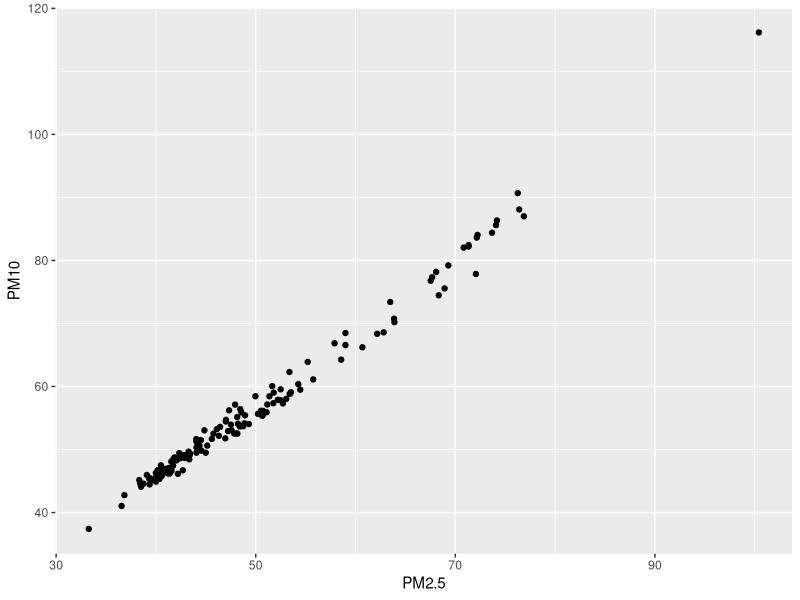
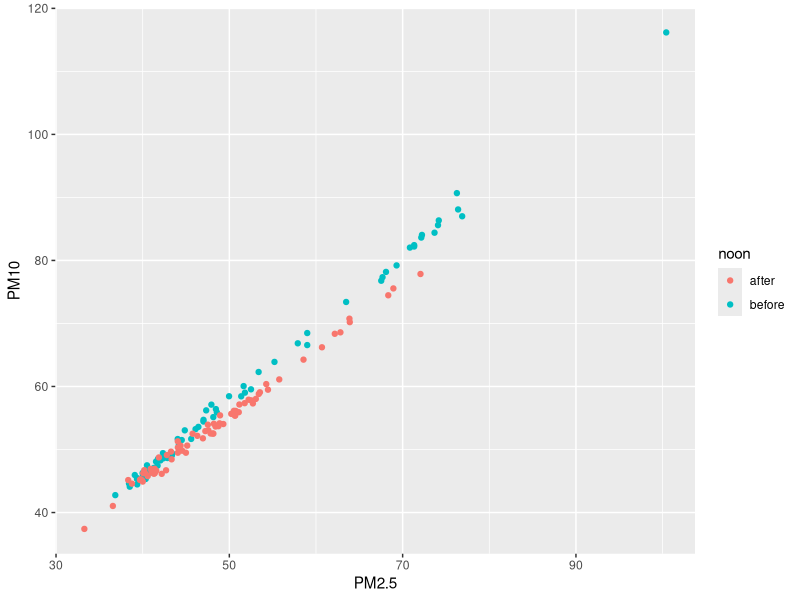
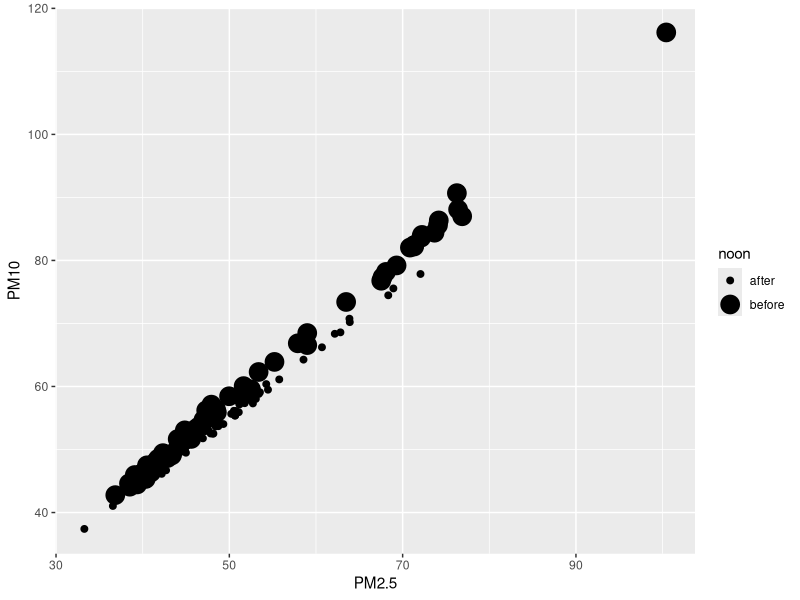
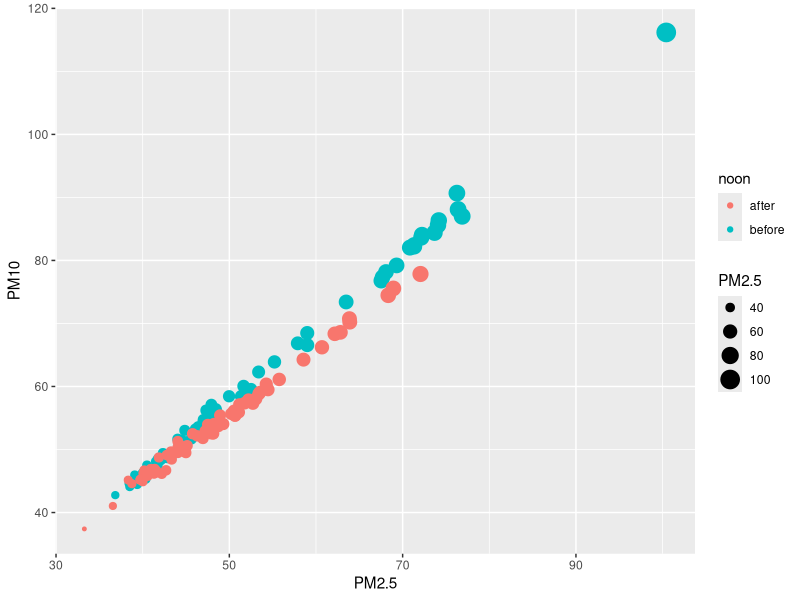
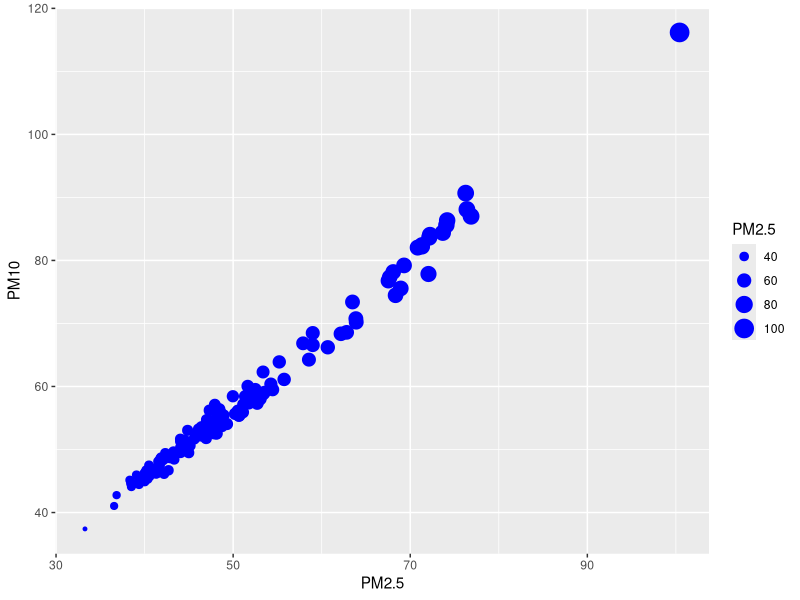
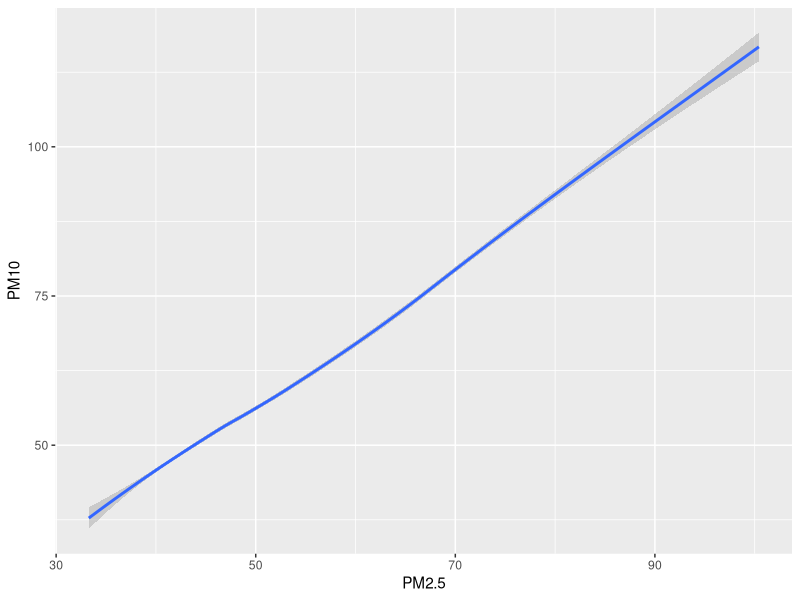
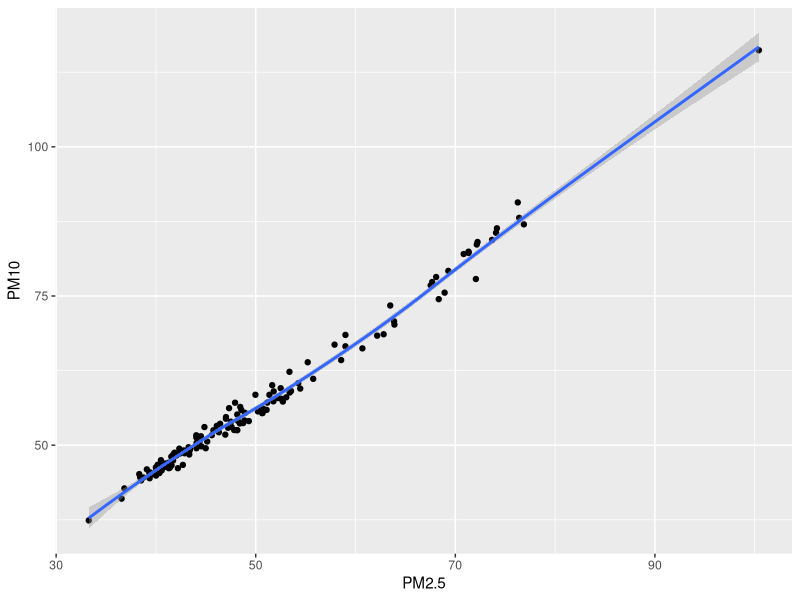
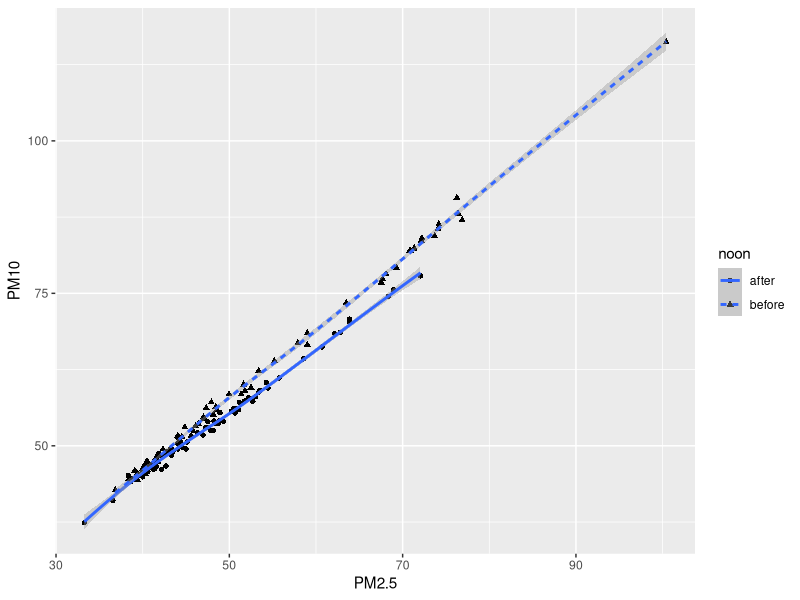

R code for these plots, in order:
## 9 - ggplot
##
## Author: Bo Zhang
##
## Date Created: 6/6/2022
##
## ---------------------------
##
## Special notes:
##   for CARE 2022 students
##
## ---------------------------

# load the libraries
library(tidyverse)
library(reshape2)
library(gridExtra)

# set working directory and import datasets
# setwd("dir")
Edgewater <- read.csv("Edgewater_B_20210101.csv")

# update column name
names(Edgewater)[2:4] <- c("PM1.0", "PM2.5", "PM10")

# add a factor indicating if record is before or after noon
Edgewater$noon <- NA
Edgewater[1:72,]$noon <- "before"
Edgewater[73:144,]$noon <- "after"

# add a factor indicating pm2.5 level
Edgewater$level_2.5 <- NULL
Edgewater <- within(Edgewater, {
  level_2.5 <- NA
  level_2.5[PM2.5 > 60] <- "High"
  level_2.5[PM2.5 <= 60 & PM2.5 > 40] <- "Mid"
  level_2.5[PM2.5 <= 40] <- "Low"
})

# add local time column
Edgewater$Time <- ymd_hms(Edgewater$created_at, tz = "UTC")
Edgewater$Time_local <- with_tz(Edgewater$Time, "America/Chicago")

# use the function ggplot() to start plotting
# add one or more layers to ggplot()
ggplot(data = Edgewater) + 
  geom_point(mapping = aes(x = PM2.5, y = PM10))
ggplot(data = Edgewater) + 
  geom_point(mapping = aes(x = PM2.5, y = PM10, color = noon))
ggplot(data = Edgewater) + 
  geom_point(mapping = aes(x = PM2.5, y = PM10, size = noon))
ggplot(data = Edgewater) + 
  geom_point(mapping = aes(x = PM2.5, y = PM10, color = noon, size = PM2.5))

# if you want to set the aesthetics manually, set them outside of aes()
ggplot(data = Edgewater) + 
  geom_point(mapping = aes(x = PM2.5, y = PM10, size = PM2.5), color = "blue")

# Scatterplot with smooth lines
ggplot(data = Edgewater) + 
  geom_smooth(mapping = aes(x = PM2.5, y = PM10))

ggplot(data = Edgewater) + 
  geom_point(mapping = aes(x = PM2.5, y = PM10)) +
  geom_smooth(mapping = aes(x = PM2.5, y = PM10))

ggplot(data = Edgewater) + 
  geom_point(mapping = aes(x = PM2.5, y = PM10, shape = noon)) +
  geom_smooth(mapping = aes(x = PM2.5, y = PM10, linetype = noon))

# histogram, kernel density
ggplot(data = Edgewater) + 
  geom_histogram(mapping = aes(x = PM2.5))

ggplot(data = Edgewater) + 
  geom_density(aes(PM2.5), color = "blue", lwd = 2)

# relative frequency
ggplot(data = Edgewater) +
  geom_histogram(mapping = aes(x = PM2.5, y = ..count../sum(..count..)), color = 1, fill = "white", binwidth = 3) +
  geom_density(mapping = aes(x = PM2.5), color = "black", lwd = 2) +
  ylab("Percent")

# barplot
ggplot(data = Edgewater) + 
  geom_bar(mapping = aes(x = level_2.5, fill = noon))

ggplot(data = Edgewater) + 
  geom_bar(mapping = aes(x = level_2.5, fill = noon), position = "dodge")

ggplot(data = Edgewater) + 
  geom_bar(mapping = aes(x = level_2.5, fill = noon), position = "fill")

# boxplot
ggplot(data = Edgewater) + 
  geom_boxplot(mapping = aes(x = noon, y = PM2.5, fill = noon), color = "black") +
  theme_classic()

# melt takes unstacked format data and melts it into stacked format data
Edgewater_subset <- Edgewater[,c(13, 3, 4)]
Edgewater_line <- melt(Edgewater_subset, id = c("Time_local"))
ggplot(data = Edgewater_line) +
  geom_line(aes(x = Time_local, y = value, color = variable), lwd = 1.5) + 
  theme_bw() +
  xlab("") +
  ggtitle("Time series plot") +
  theme(panel.background = element_rect(colour = "black", size=1.5), 
        axis.text = element_text(size = 12), 
        axis.title = element_text(size = 12),
        legend.text = element_text(size = 12),
        legend.title = element_text(size = 12),
        plot.title = element_text(size = 15, color = "Blue", hjust = 0.5))

# multiple plots
p1 <- ggplot(data = Edgewater) + 
  geom_point(mapping = aes(x = PM2.5, y = PM10))
p2 <- ggplot(data = Edgewater) + 
  geom_bar(mapping = aes(x = level_2.5, fill = noon))
p3 <- ggplot(data = Edgewater) + 
  geom_boxplot(mapping = aes(x = noon, y = PM2.5, fill = noon), color = "black") +
  theme_classic()
p4 <- ggplot(data = Edgewater_line) +
  geom_line(aes(x = Time_local, y = value, color = variable), lwd = 1.5)
grid.arrange(p1, p2, p3, p4, nrow = 2)
